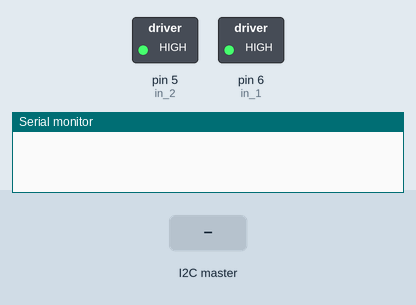
This sketch was run on a simulated Arduino Uno, built with avr-gcc and run on an emulated ATmega328P. On the bench: switched loads named in the sketch (green lamp = pin HIGH), the last lines printed to the serial monitor. Inputs (shaded band) come from the test bench.

Above: at 1.2 s.
1.3 s: the I2C master sends the byte 90
At 2.5 s:
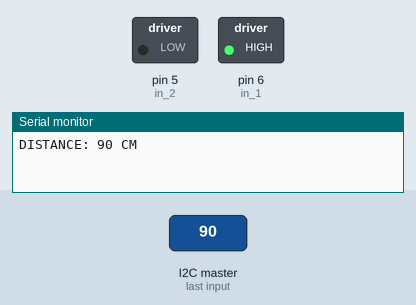
2.8 s: the I2C master sends the byte 1
At 3.7 s:
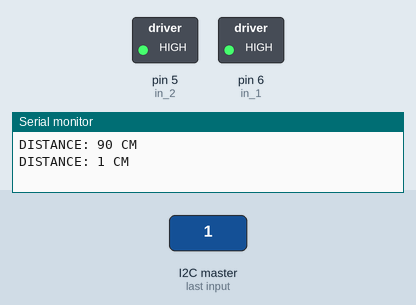
4.3 s: the I2C master sends the byte 200
At 4.8 s:
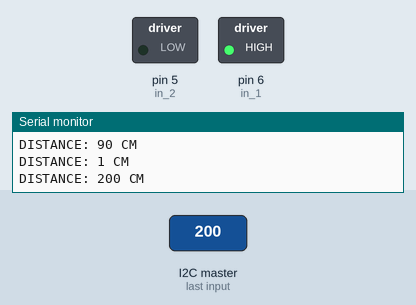
Timing chart, 0 to 7.3 s (numbered marks = the images above; inputs shaded):
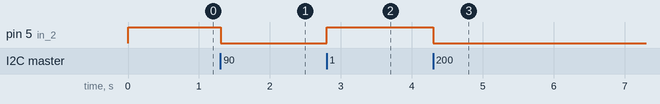

Measured:
- after the input at 1.3 s, pin 5 (in_2): HIGH → LOW at once
- after the input at 2.8 s, pin 5 (in_2): LOW → HIGH at once
- after the input at 4.3 s, pin 5 (in_2): HIGH → LOW at once

The sketch:

Reto1_Esclavo1.ino
```cpp
/*
 * LENGUAJES TÉCNICOS DE PROGRAMACIÓN - RETO 1
 * CODIGO ESCLAVO 1
 * Nombre: Reto1_Esclavo1
 * Propósito: Comunicación I2C
 * @autor Maria Paula Rey B./Juan Esteban Ramirez
 * @version Arduino IDE 1.8.12  / Proteus 8.7
 */

#include <Wire.h>

//Pines motor
const int in_1 = 6;
const int in_2 = 5;

//Variable para enviar la distancia a un obstáculo detectado

void setup()
{
  Wire.begin(1);                   //Esclavo 1
  Wire.onReceive(receiveEvent);    // Configura el evento de recibir por I2C
  Serial.begin(9600);
  pinMode(6,OUTPUT);
  pinMode(5,OUTPUT);
  stopM();   //Detener el motor
}

void loop(){
}

void receiveEvent(){
  while(Wire.available())
  {
    int d2 = Wire.read();        //Almacenar los bytes recibidos como un int
    Serial.print("DISTANCE: ");
    Serial.print(d2);
    Serial.println(" CM");
    delay(500);

    if (d2 > 16)                //Si la distancia es mayor a 16cm
    {
      clockwiseM();
      } else if (d2 == 16){    //Si la distancia es igual a 16cm (mínima), se detiene y gira en dirección contraria
        stopM();
        delay(200);
        anclockwiseM();
        }else if (d2 < 16){     //Si la distancia es menor a 16cm, se detiene (por seguridad).
          stopM();
        }
  }
    Serial.println();           // Cámbia de línea en el Serial Monitor.
    delay(500);
}

//----------- FUNCIONES MOTOR ----------//
void stopM()                 //Detener
{
  digitalWrite(in_1,HIGH) ;
  digitalWrite(in_2,HIGH) ;
}

void clockwiseM()            //Dirección de las manecillas del reloj
{
  digitalWrite(in_1,HIGH) ;
  digitalWrite(in_2,LOW) ;
}

void anclockwiseM()          //Dirección contraria a las manecillas del reloj
{
  digitalWrite(in_1,LOW) ;
  digitalWrite(in_2,HIGH) ;
}
```
